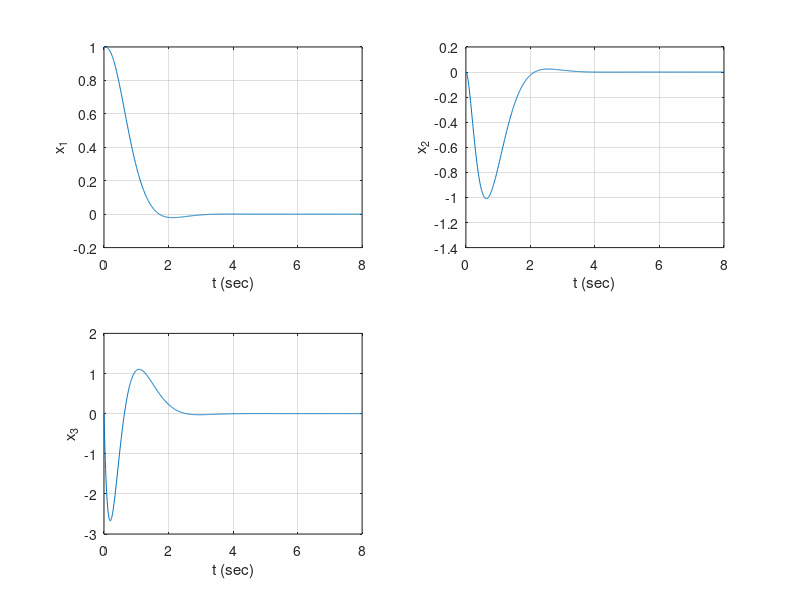

Recreate this plot in MATLAB.
% Response to initial condition.

A = [0, 1, 0;0, 0, 1;-35, -27, -9];
B = [0;0;1];
K = [0.0143, 0.1107, 0.0676];
sys = ss(A-B*K, eye(3),eye(3),eye(3));
t = 0:0.01:8;
x = initial(sys, [1;0;0],t);

x1 = [1, 0, 0]*x';
x2 = [0, 1, 0]*x';
x3 = [0, 0, 1]*x';

subplot(2,2,1);plot(t,x1);grid
xlabel('t (sec)');ylabel('x_1')

subplot(2,2,2);plot(t,x2);grid
xlabel('t (sec)');ylabel('x_2')

subplot(2,2,3);plot(t,x3);grid
xlabel('t (sec)');ylabel('x_3')
